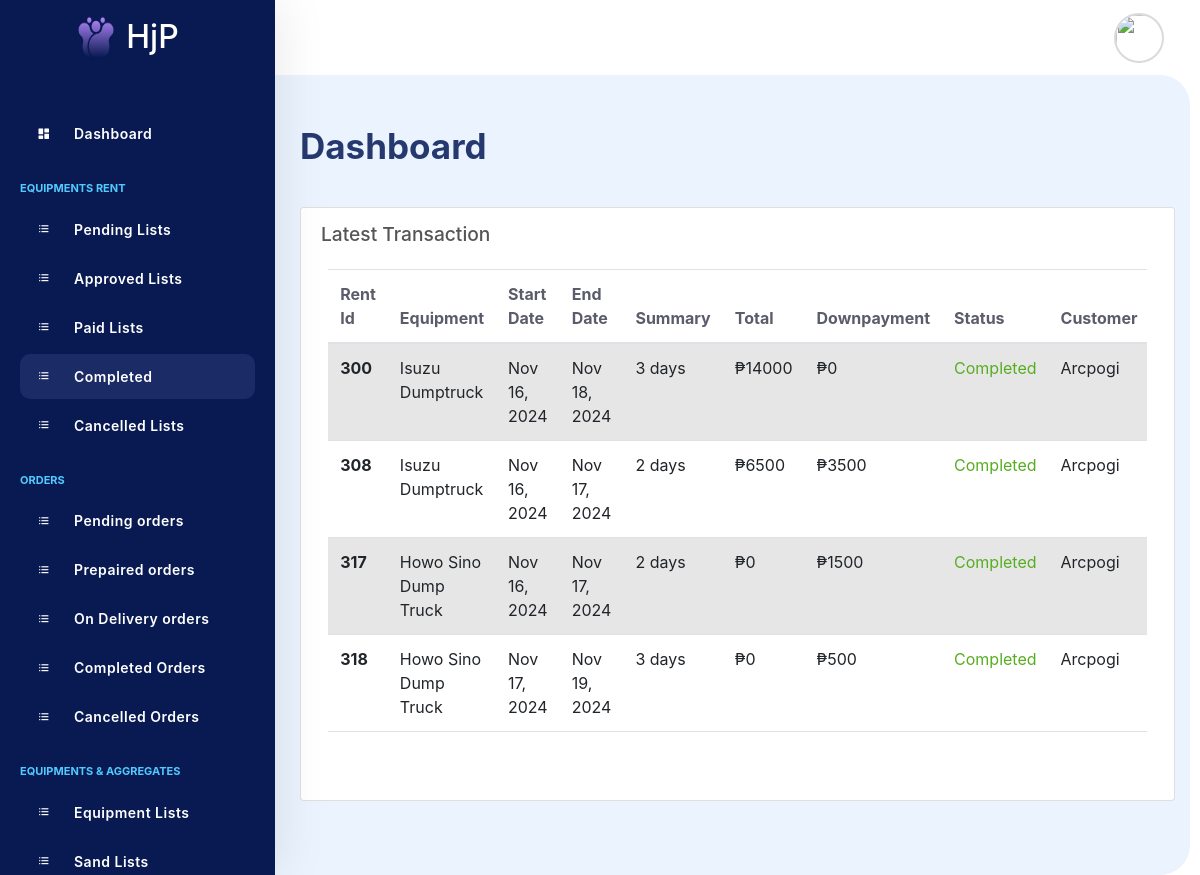
Screenshot of /admin/completed_list.php with the database file from the repository.
### tables this page shows
CREATE TABLE `rental` (
  `id` int(11) NOT NULL,
  `user_id` int(11) NOT NULL,
  `equipment_id` int(11) NOT NULL,
  `equipment_name` text NOT NULL,
  `rent_start_date` date NOT NULL,
  `rent_end_date` date NOT NULL,
  `status` text NOT NULL DEFAULT 'Pending',
  `approved_status` text DEFAULT NULL,
  `approved_date` datetime DEFAULT NULL,
  `paid_status` text DEFAULT NULL,
  `paid_date` datetime DEFAULT NULL,
  `total` int(11) NOT NULL,
  `summary` text NOT NULL,
  `equipment_load` int(11) DEFAULT NULL,
  `user_email` text NOT NULL,
  `municipality` text NOT NULL,
  `barangay` text NOT NULL,
  `details` text NOT NULL,
  `downpayment` int(11) NOT NULL,
  `first_total` int(11) NOT NULL,
  `gcash_receipt` text NOT NULL,
  `date` datetime DEFAULT current_timestamp(),
  `return_status` text DEFAULT NULL,
  `return_date` datetime DEFAULT NULL,
  `completed_status` text DEFAULT NULL,
  `completed_date` datetime DEFAULT NULL,
  `cancelled_status` text DEFAULT NULL,
  `cancelled_date` datetime DEFAULT NULL
);

CREATE TABLE `equipment_tbl` (
  `id` int(11) NOT NULL,
  `equipment` text NOT NULL,
  `year_model` text NOT NULL,
  `capacity` text NOT NULL,
  `fuel` text NOT NULL,
  `kmperliter` text NOT NULL,
  `type` text NOT NULL,
  `category` text NOT NULL,
  `rate_per_day` int(11) NOT NULL,
  `image` text NOT NULL,
  `equipment_qty` int(11) DEFAULT NULL,
  `rate_category` text DEFAULT NULL
);

CREATE TABLE `users_acc` (
  `id` int(11) NOT NULL,
  `user_name` text NOT NULL,
  `phone` text NOT NULL,
  `email` text NOT NULL,
  `municipality` text NOT NULL,
  `barangay` text NOT NULL,
  `details` text NOT NULL,
  `password` text NOT NULL,
  `image` text NOT NULL
);

### admin/completed_list.php (the view, shortened to what this page needs)
<!doctype html>
<html lang="en">
  <head>
	<link rel="stylesheet" href="assets/modules/bootstrap-5.1.3/css/bootstrap.css">
	<link rel="stylesheet" href="assets/css/style.css">
    <link rel="stylesheet" href="assets/css/buttons.css">
	<link rel="stylesheet" href="assets/modules/fontawesome6.1.1/css/all.css">
	<link rel="stylesheet" href="assets/modules/boxicons/css/boxicons.min.css">
    <link rel="stylesheet" href="https://code.jquery.com/ui/1.12.1/themes/base/jquery-ui.css">
	<link rel="stylesheet" href="assets/modules/apexcharts/apexcharts.css">
    <link rel="stylesheet" href="https://cdn.jsdelivr.net/npm/bootstrap@4.0.0/dist/css/bootstrap.min.css">
</head>
<body>
  <div class="topbar transition">
		<div class="menu">
			<ul>
				<li class="nav-item dropdown dropdown-list-toggle">
        <?php include "admin-profile.php";?>
			</ul>
		</div>
	</div>
	<div class="sidebar transition overlay-scrollbars animate__animated  animate__slideInLeft">
        <div class="sidebar-content">
        	<div id="sidebar">
			<div class="logo">
					<h2 class="mb-0"><img src="assets/images/logo.png"> HjP</h2>
			</div>
            <ul class="side-menu">
                <li>
					<a href="index.php">
						<i class='bx bxs-dashboard icon' ></i> Dashboard
					</a>
				</li>
                <li class="divider" data-text="STARTER">Equipments Rent</li>
				<li>
					<a href="rent_list.php">
					<i class='bx bx-list-ul icon'></i>
						Pending Lists
					</a>
				</li>
				<li>
					<a href="approve_list.php">
					<i class='bx bx-list-ul icon'></i>
						Approved Lists
					</a>
				</li>
				<li>
					<a href="paid_list.php">
					<i class='bx bx-list-ul icon'></i>
						Paid Lists
					</a>
				</li>
				<li>
					<a href="completed_list.php"  class="active">
					<i class='bx bx-list-ul icon'></i>
						Completed
					</a>
				</li>
				<li>
					<a href="cancelled_list.php">
					<i class='bx bx-list-ul icon'></i>
						Cancelled Lists
					</a>
				</li>
				<li class="divider" data-text="Atrana">Orders</li>
				<li>
					<a href="pending_orders.php">
					<i class='bx bx-list-ul icon'></i>
						Pending orders
					</a>
				</li>
				<li>
					<a href="prepaired_orders.php" >
					<i class='bx bx-list-ul icon'></i>
						Prepaired orders
					</a>
				</li>
				<li>
					<a href="on_delivery_orders.php" >
					<i class='bx bx-list-ul icon'></i>
						On Delivery orders
					</a>
				</li>
				<li>
					<a href="completed_orders.php" >
					<i class='bx bx-list-ul icon'></i>
						Completed Orders
					</a>
				</li>
                <li>
					<a href="cancelled_orders.php">
					<i class='bx bx-list-ul icon'></i>
						Cancelled Orders
					</a>
				</li>
				<li class="divider" data-text="Atrana">Equipments & Aggregates</li>
				<li>
					<a href="equipment_list.php">
					<i class='bx bx-list-ul icon'></i>
						Equipment Lists
					</a>
				</li>
				<li>
					<a href="sand_list.php">
					<i class='bx bx-list-ul icon'></i>
						Sand  Lists
					</a>
				</li>
              <br><br>
            </ul>
        </div>
       </div>
	 </div>
	<div class="content-start transition">
		<div class="container-fluid dashboard">
			<div class="content-header">
				<h1>Dashboard</h1>
			</div>
			<div class="row">
            <div class="col-md-12">
					<div class="card">
						<div class="card-header">
							<h4>Latest Transaction</h4>
						</div>
						<div class="card-body">
						<div class="table-responsive">
						<table class="table table-striped" id="rent_completed_table">
							<thead>
							  <tr>
								<th scope="col">Rent Id</th>
                                <th scope="col">Equipment</th>
								<th scope="col">Start Date</th>
								<th scope="col">End Date</th>
                                <th scope="col">Summary</th>
								<th scope="col">Total</th>
                <th scope="col">Downpayment</th>
                                <th scope="col">Status</th>
                                <th scope="col">Customer</th>
							  </tr>
							</thead>
							<tbody>
                            <?php
include "conn.php";
$sql = "SELECT rental.user_id, rental.id, equipment_tbl.equipment, rental.rent_start_date, rental.rent_end_date, rental.summary, rental.total, rental.status, users_acc.user_name, rental.downpayment, rental.first_total
FROM rental
INNER JOIN equipment_tbl ON rental.equipment_id = equipment_tbl.id
INNER JOIN users_acc ON rental.user_id = users_acc.id Where status='Completed'";
$result = $conn->query($sql);
if ($result->num_rows > 0) {
    while ($row = $result->fetch_assoc()) {
        ?>
        <tr>
            <th scope="row"><?php echo $row['id']; ?></th>
            <td><?php echo $row['equipment']; ?></td>
            <td>
                <?php
                    echo ($row['rent_start_date'] == "0000-00-00") ? "PerLoad" : formatDate($row['rent_start_date']);
                ?>
            </td>
            <td>
                <?php
                    echo ($row['rent_end_date'] == "0000-00-00") ? "PerLoad" : formatDate($row['rent_end_date']);
                ?>
            </td>
            <td><?php echo $row['summary']; ?></td>
            <td>₱<?php echo $row['total']; ?></td>
            <td>₱<?php echo $row['downpayment']; ?></td>
            <td><span class="" style="color:#57AD20;"><?php echo $row['status']; ?></span></td>
            <td><?php echo $row['user_name']; ?></td>
        </tr>
        <?php
    }
} else {
    ?>
    <tr>
        <td colspan="4">No data found</td>
    </tr>
    <?php
}
function formatDate($dateString) {
  if ($dateString == "0000-00-00 00:00:00") {
      return "perLoad";
  } else {
      $date = strtotime($dateString);
      if (date("H:i:s", $date) == "00:00:00") {
          return date("M j, Y", $date);
      } else {
          return date("M j, Y - h a", $date);
      }
  }
}
?>
							</tbody>
						  </table>
						  </div>
						</div>
					</div>
				</div>
</div>
 </body>
</html>

### rows the page displays
rental: id "300", equipment_tbl.equipment "Isuzu Dumptruck", rent_start_date "Nov 16, 2024", rent_end_date "Nov 18, 2024", summary "3 days", total "14000", downpayment "0", status "Completed", users_acc.user_name "Arcpogi"
rental: id "308", equipment_tbl.equipment "Isuzu Dumptruck", rent_start_date "Nov 16, 2024", rent_end_date "Nov 17, 2024", summary "2 days", total "6500", downpayment "3500", status "Completed", users_acc.user_name "Arcpogi"
rental: id "317", equipment_tbl.equipment "Howo Sino Dump Truck", rent_start_date "Nov 16, 2024", rent_end_date "Nov 17, 2024", summary "2 days", total "0", downpayment "1500", status "Completed", users_acc.user_name "Arcpogi"
rental: id "318", equipment_tbl.equipment "Howo Sino Dump Truck", rent_start_date "Nov 17, 2024", rent_end_date "Nov 19, 2024", summary "3 days", total "0", downpayment "500", status "Completed", users_acc.user_name "Arcpogi"
